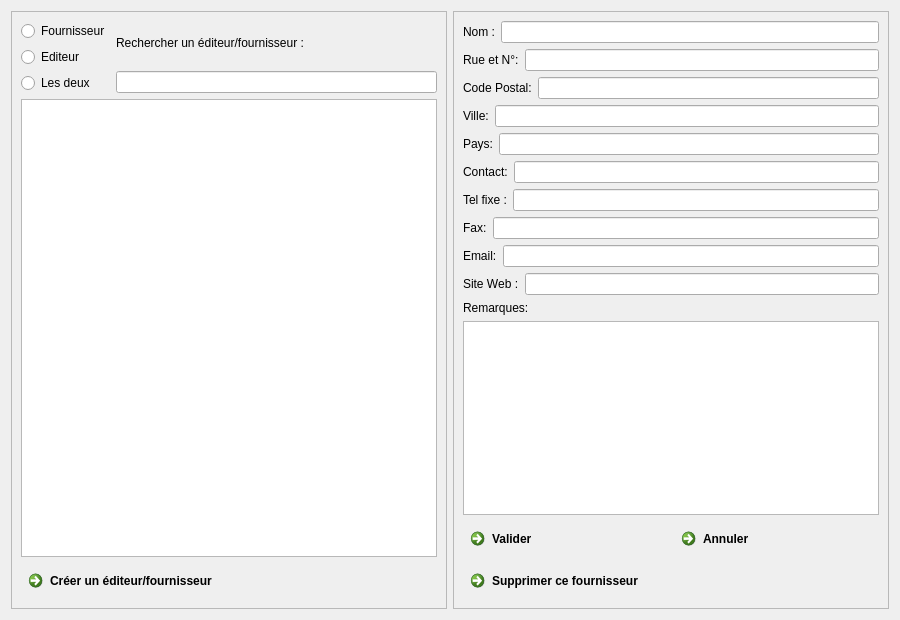
<?xml version="1.0" encoding="UTF-8"?>
<ui version="4.0">
 <class>F_AjoutSuppModifFournisseursEditeurs</class>
 <widget class="QWidget" name="F_AjoutSuppModifFournisseursEditeurs">
  <property name="geometry">
   <rect>
    <x>0</x>
    <y>0</y>
    <width>900</width>
    <height>620</height>
   </rect>
  </property>
  <property name="maximumSize">
   <size>
    <width>16777215</width>
    <height>16777215</height>
   </size>
  </property>
  <property name="windowTitle">
   <string>Form</string>
  </property>
  <layout class="QGridLayout" name="gridLayout">
   <item row="0" column="0">
    <widget class="QFrame" name="frame">
     <property name="maximumSize">
      <size>
       <width>16777215</width>
       <height>16777215</height>
      </size>
     </property>
     <property name="frameShape">
      <enum>QFrame::StyledPanel</enum>
     </property>
     <property name="frameShadow">
      <enum>QFrame::Raised</enum>
     </property>
     <layout class="QGridLayout" name="gridLayout_3">
      <item row="0" column="0">
       <layout class="QVBoxLayout" name="verticalLayout_4">
        <item>
         <widget class="QRadioButton" name="Rb_Fournisseur">
          <property name="text">
           <string>Fournisseur</string>
          </property>
         </widget>
        </item>
        <item>
         <widget class="QRadioButton" name="Rb_Editeur">
          <property name="text">
           <string>Editeur</string>
          </property>
         </widget>
        </item>
        <item>
         <widget class="QRadioButton" name="Rb_Les2">
          <property name="text">
           <string>Les deux</string>
          </property>
         </widget>
        </item>
       </layout>
      </item>
      <item row="0" column="1">
       <layout class="QVBoxLayout" name="verticalLayout_5">
        <item>
         <widget class="QLabel" name="Lb_Recherche">
          <property name="text">
           <string>Rechercher un éditeur/fournisseur :</string>
          </property>
         </widget>
        </item>
        <item>
         <layout class="QHBoxLayout" name="horizontalLayout_12">
          <item>
           <widget class="QLineEdit" name="LE_Recherche"/>
          </item>
         </layout>
        </item>
       </layout>
      </item>
      <item row="1" column="0" colspan="2">
       <layout class="QVBoxLayout" name="verticalLayout_3">
        <item>
         <widget class="QTableView" name="TbV_Recherche">
          <property name="alternatingRowColors">
           <bool>true</bool>
          </property>
          <property name="selectionMode">
           <enum>QAbstractItemView::SingleSelection</enum>
          </property>
          <property name="selectionBehavior">
           <enum>QAbstractItemView::SelectRows</enum>
          </property>
         </widget>
        </item>
        <item>
         <widget class="QCommandLinkButton" name="Bt_Ajouter">
          <property name="text">
           <string>Créer un éditeur/fournisseur</string>
          </property>
          <property name="icon">
           <iconset resource="ImagesIcones.qrc">
            <normaloff>:/BBD_Ajouter.png</normaloff>:/BBD_Ajouter.png</iconset>
          </property>
          <property name="iconSize">
           <size>
            <width>30</width>
            <height>30</height>
           </size>
          </property>
         </widget>
        </item>
       </layout>
      </item>
     </layout>
    </widget>
   </item>
   <item row="0" column="1">
    <widget class="QFrame" name="frame_2">
     <property name="frameShape">
      <enum>QFrame::StyledPanel</enum>
     </property>
     <property name="frameShadow">
      <enum>QFrame::Raised</enum>
     </property>
     <layout class="QVBoxLayout" name="verticalLayout">
      <item>
       <layout class="QHBoxLayout" name="horizontalLayout_11">
        <item>
         <widget class="QLabel" name="Lb_Nom">
          <property name="text">
           <string>Nom :</string>
          </property>
         </widget>
        </item>
        <item>
         <widget class="QLineEdit" name="LE_Nom"/>
        </item>
       </layout>
      </item>
      <item>
       <layout class="QHBoxLayout" name="horizontalLayout_10">
        <item>
         <widget class="QLabel" name="Lb_Rue">
          <property name="text">
           <string>Rue et N°:</string>
          </property>
         </widget>
        </item>
        <item>
         <widget class="QLineEdit" name="LE_Rue"/>
        </item>
       </layout>
      </item>
      <item>
       <layout class="QHBoxLayout" name="horizontalLayout_9">
        <item>
         <widget class="QLabel" name="Lb_CodePostal">
          <property name="text">
           <string>Code Postal:</string>
          </property>
         </widget>
        </item>
        <item>
         <widget class="QLineEdit" name="LE_CodePostal"/>
        </item>
       </layout>
      </item>
      <item>
       <layout class="QHBoxLayout" name="horizontalLayout_8">
        <item>
         <widget class="QLabel" name="Lb_Ville">
          <property name="text">
           <string>Ville:</string>
          </property>
         </widget>
        </item>
        <item>
         <widget class="QLineEdit" name="LE_Ville"/>
        </item>
       </layout>
      </item>
      <item>
       <layout class="QHBoxLayout" name="horizontalLayout_7">
        <item>
         <widget class="QLabel" name="Lb_Pays">
          <property name="text">
           <string>Pays:</string>
          </property>
         </widget>
        </item>
        <item>
         <widget class="QLineEdit" name="LE_Pays"/>
        </item>
       </layout>
      </item>
      <item>
       <layout class="QHBoxLayout" name="horizontalLayout_6">
        <item>
         <widget class="QLabel" name="Lb_Contact">
          <property name="text">
           <string>Contact:</string>
          </property>
         </widget>
        </item>
        <item>
         <widget class="QLineEdit" name="LE_Contact"/>
        </item>
       </layout>
      </item>
      <item>
       <layout class="QHBoxLayout" name="horizontalLayout_5">
        <item>
         <widget class="QLabel" name="Lb_Telephone">
          <property name="text">
           <string>Tel fixe :</string>
          </property>
         </widget>
        </item>
        <item>
         <widget class="QLineEdit" name="LE_Telephone"/>
        </item>
       </layout>
      </item>
      <item>
       <layout class="QHBoxLayout" name="horizontalLayout_3">
        <item>
         <widget class="QLabel" name="Lb_Fax">
          <property name="text">
           <string>Fax:</string>
          </property>
         </widget>
        </item>
        <item>
         <widget class="QLineEdit" name="LE_Fax"/>
        </item>
       </layout>
      </item>
      <item>
       <layout class="QHBoxLayout" name="horizontalLayout_2">
        <item>
         <widget class="QLabel" name="Lb_Email">
          <property name="text">
           <string>Email:</string>
          </property>
         </widget>
        </item>
        <item>
         <widget class="QLineEdit" name="LE_Email"/>
        </item>
       </layout>
      </item>
      <item>
       <layout class="QHBoxLayout" name="horizontalLayout_4">
        <property name="sizeConstraint">
         <enum>QLayout::SetMaximumSize</enum>
        </property>
        <item>
         <widget class="QLabel" name="Lb_SiteWeb">
          <property name="text">
           <string>Site Web :</string>
          </property>
         </widget>
        </item>
        <item>
         <widget class="QLineEdit" name="LE_SiteWeb"/>
        </item>
       </layout>
      </item>
      <item>
       <layout class="QVBoxLayout" name="verticalLayout_2">
        <item>
         <layout class="QHBoxLayout" name="horizontalLayout_13">
          <item>
           <widget class="QLabel" name="Lb_Remarques">
            <property name="text">
             <string>Remarques:</string>
            </property>
           </widget>
          </item>
         </layout>
        </item>
        <item>
         <widget class="QTextEdit" name="TxE_Remarques"/>
        </item>
       </layout>
      </item>
      <item>
       <layout class="QHBoxLayout" name="horizontalLayout">
        <item>
         <widget class="QCommandLinkButton" name="Bt_Valider">
          <property name="text">
           <string>Valider</string>
          </property>
          <property name="icon">
           <iconset resource="ImagesIcones.qrc">
            <normaloff>:/Valider.png</normaloff>:/Valider.png</iconset>
          </property>
          <property name="iconSize">
           <size>
            <width>30</width>
            <height>30</height>
           </size>
          </property>
         </widget>
        </item>
        <item>
         <widget class="QCommandLinkButton" name="Bt_Annuler">
          <property name="text">
           <string>Annuler </string>
          </property>
          <property name="icon">
           <iconset resource="ImagesIcones.qrc">
            <normaloff>:/Annuler.png</normaloff>:/Annuler.png</iconset>
          </property>
          <property name="iconSize">
           <size>
            <width>30</width>
            <height>30</height>
           </size>
          </property>
         </widget>
        </item>
       </layout>
      </item>
      <item>
       <widget class="QCommandLinkButton" name="Bt_Supprimer">
        <property name="text">
         <string>Supprimer ce fournisseur</string>
        </property>
        <property name="icon">
         <iconset resource="ImagesIcones.qrc">
          <normaloff>:/BDD_Supprimer.png</normaloff>:/BDD_Supprimer.png</iconset>
        </property>
        <property name="iconSize">
         <size>
          <width>30</width>
          <height>30</height>
         </size>
        </property>
       </widget>
      </item>
     </layout>
    </widget>
   </item>
  </layout>
 </widget>
 <resources>
  <include location="ImagesIcones.qrc"/>
 </resources>
 <connections/>
</ui>
